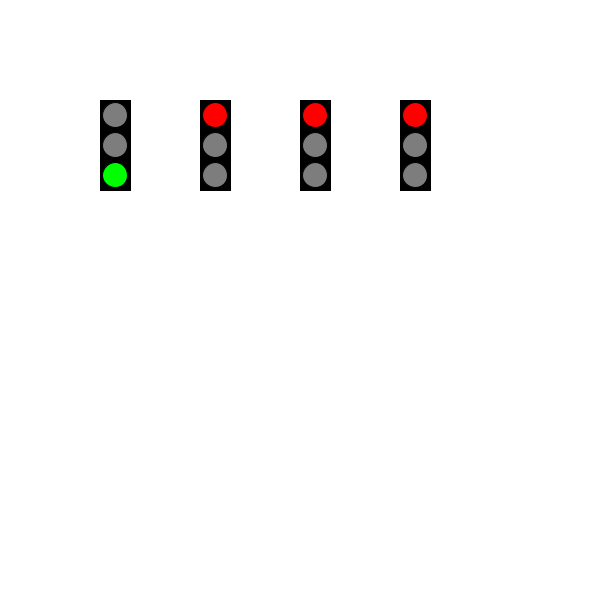
Frame 1 (no input)
Frame 60 (the mouse pressed at the canvas centre just before this capture): identical to frame 1, image omitted
Frame 120 (the mouse held since frame 60 and released just before this capture): identical to frame 1, image omitted

The Processing sketch that drew this single still picture (run headless with seeded random() and noise(); from frame 60 on, the mouse is pressed at the canvas centre):

// Processing sketch: Lyskryds__mit_take_
// ── Lyskryds__mit_take_.pde
Trafik0 t1, t2, t3, t4;


void setup() {
  size (600, 600);

  // draw looper 60 gange og i vil ikke oprette variabler så mange gange. 
  t1 = new Trafik0(100, 100);
  t2 = new Trafik0(200, 100);
  t3 = new Trafik0(300,100);
  t4 = new Trafik0(400,100);
}

void draw() {
  background (255); // tagn forfra hver gang draw looper
  t1.setState(1); // besten hvilken tilstand lyset skal have
  t1.drawTrafik0();
  t1.setState(0); // besten hvilken tilstand lyset skal have
  t2.drawTrafik0();
  t3.drawTrafik0();
  t4.drawTrafik0();
}

class Trafik0 {

  int xpos, ypos;
  int lengde =30; // ingen æøå :)
  int hoejde = 90;
  int state; // er lyset rød eller grøn

  // konstruktøren
  Trafik0(int xpos, int ypos) {
    this.xpos = xpos;
    this.ypos = ypos;
  }

  void drawTrafik0() {
    pushMatrix();
    translate(xpos, ypos);
    fill(0);
    rect(0, 0, lengde, hoejde);

    switch(state)
    {
    case 0: 
      roed();
      break;
    case 1: 
      groen();
      break;
    case 3:
      roedgul();
    case 4:
      gul();
    }

    popMatrix();
  }


  void setState(int state){
    this.state=state;
  }


  void roed() {
    fill(255, 0, 0);
    circle(15, 15, 25);
    fill(125);
    circle(15, 45, 25);
    circle(15, 75, 25);
  }

  void groen() {
    fill(125);
    circle(15, 15, 25);
    circle(15, 45, 25);
    fill(0, 255, 0);
    circle(15, 75, 25);
  }
  
  void roedgul() {
    fill(255,0,0);
    circle(15,15,25);
    fill(255,255,0);
    circle(15,45,25);
    fill(125);
    circle(15,75,25);
  }
  
  void gul() {
    circle(15,15,25);
    fill(255);
    circle(15,45,25);
    circle(15,75,25);
    
  }
}

class Lys0 {
  void drawLys0() {
    fill(125); 
    //Lav cirkel(Alle cirkler)
  }
}
